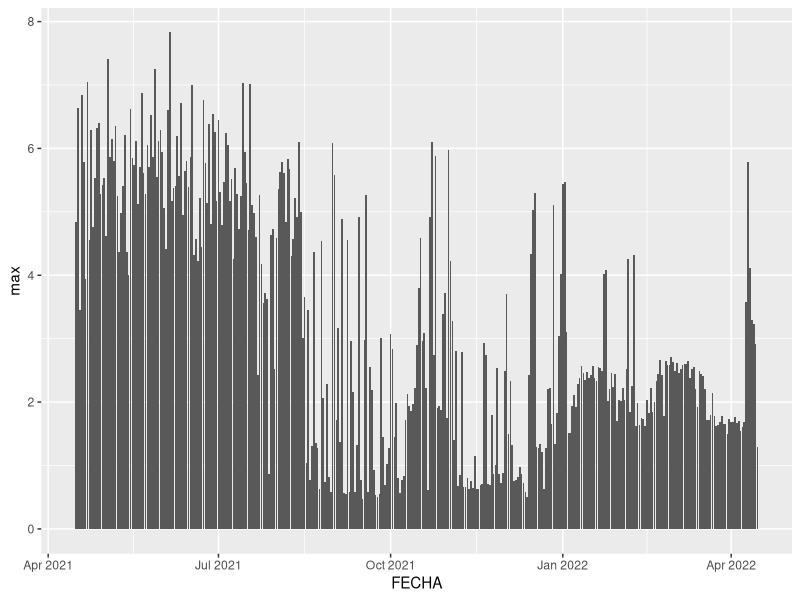
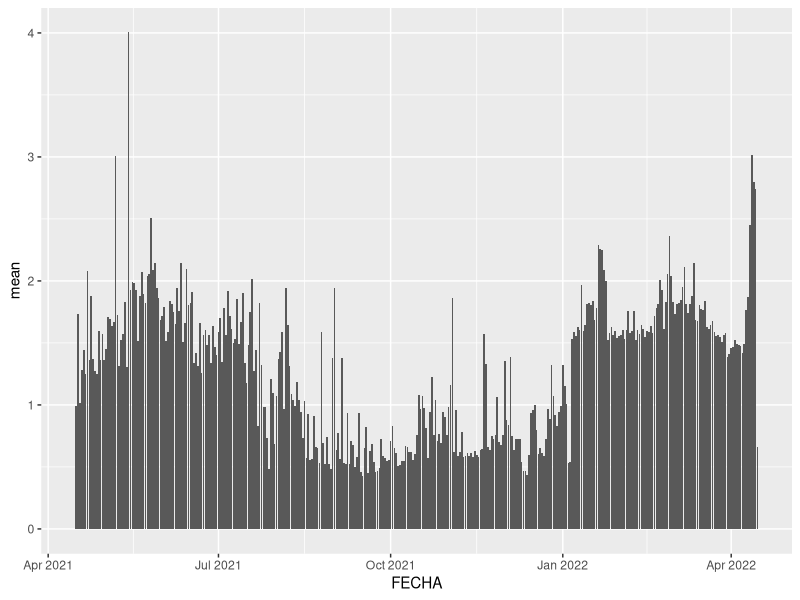

The R script that drew these images, in order: (Note: this script raises an error after producing the figures.)
library(dplyr)
library(reshape2)
library(ggplot2)
library(lubridate)

#llamar tabla haciendo proyecto
data=read.csv('data/acust2.csv',sep = ';')
data %>% as_tibble()

#convertir fecha en fecha xd
data$FECHA <- lubridate::ymd(as.character(data$FECHA))
data %>% as_tibble()

#calcular maximo diario
maximos=data %>%
  group_by(FECHA) %>%
  summarise(max = max(BI)) 
maximos

#graficar
maximos %>% 
  ggplot(aes(x=FECHA, y=max)) + geom_bar(stat="identity")

#calcular promedio diario
media=data %>%
  group_by(FECHA) %>%
  summarise(mean = mean(BI)) 
media

#graficar
media %>% 
  ggplot(aes(x=FECHA, y=mean)) + geom_bar(stat="identity")

#calcular maximo diario
rangohorario=data %>%
  group_by(FECHA) %>%
  summarise(max = max(BI)) 
maximos

#calcular maximo mensual por rango horario
#1convertir UTC en HORASCL
dataconvertida <- data %>% 
  mutate(HORARIO = ifelse(address == '',work_address,address))
dataconvertida

data$HORARIO <- lubridate::ymd(as.character(data$FECHA))

maximos=data %>%
  group_by(FECHA) %>%
  summarise(max = max(BI)) 
maximos



